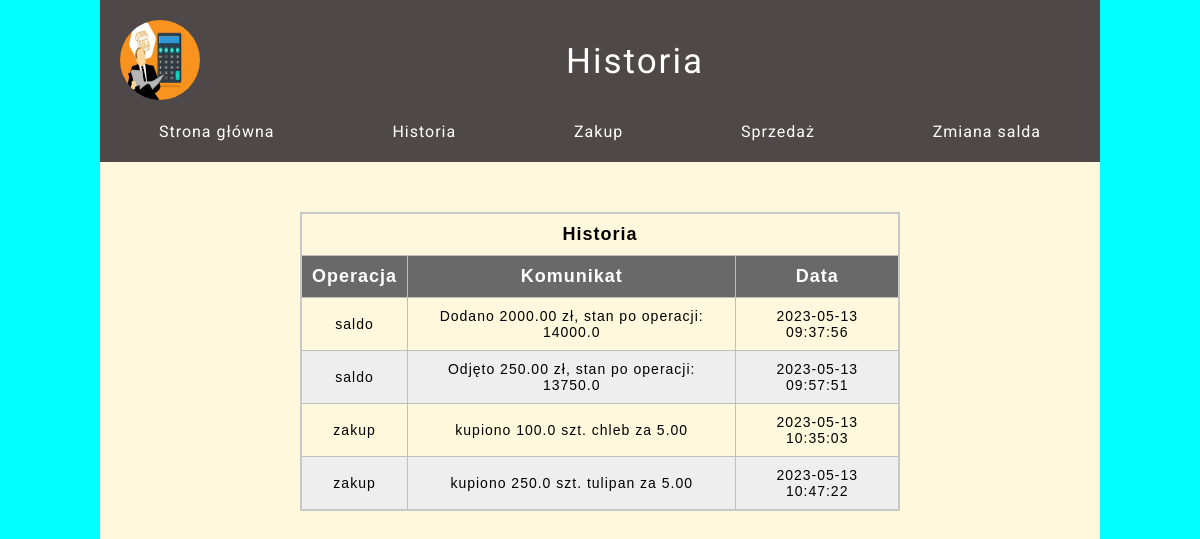
The app's page /historia, older data.
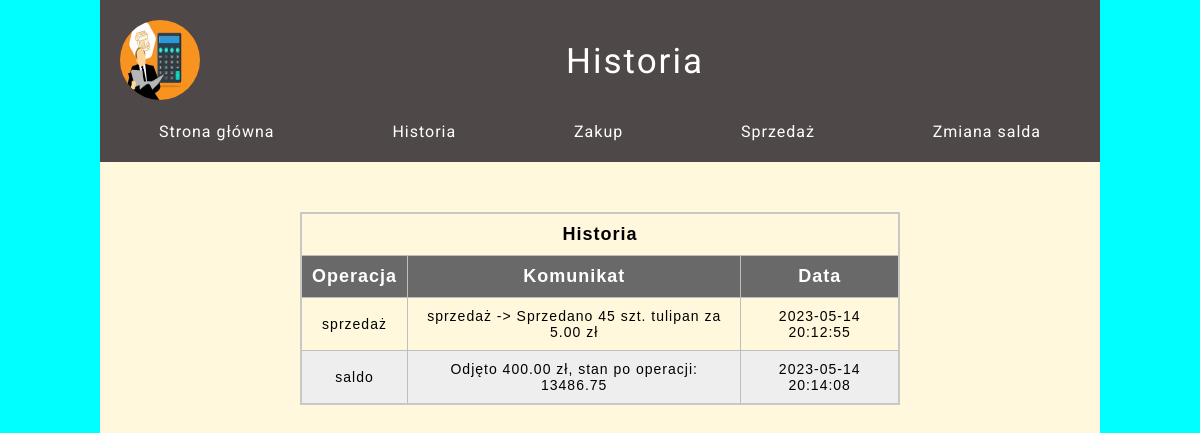
The same page, newer data.
### models.py (models this page shows)
class History(db.Model):
    id = db.Column(db.Integer, primary_key=True)
    operation = db.Column(db.String(50), nullable=False)
    message = db.Column(db.String(50), nullable=False)
    timestamp = db.Column(db.DateTime(), default=datetime.utcnow, nullable=False)

### app.py (the view)
@app.route("/historia")
@app.route("/historia/<int:od>/<int:do>")
def history(od=None, do=None):
    history = History.query.all()
    if od is None and do is None:
        return render_template("history.html", history=history)
    elif od > do or od < 0 or do < 0 or do > len(history):
        return render_template(
            "history.html",
            error=f"Nieprawidłowy zakres; dozwolone wartości: od 0 do"
            f" {len(history)}",
        )
    else:
        return render_template("history.html", history=history[od:do])

### templates/history.html (shortened to what this page needs)
{% extends 'base.html' %}
{% block heading %}
<h1 class="header__heading">Historia</h1>
{% endblock %}
{% block content %}
<section class="history">
  <article class="history__article">
    <table>
      <thead>
        <tr>
          <th colspan="3">Historia</th>
        </tr>
      </thead>
      <tr>
        <th scope="col">Operacja</th>
        <th scope="col">Komunikat</th>
        <th scope="col">Data</th>
      </tr>
      <tbody>
        {% for elem in history %}
        <tr>
          <td>{{ elem.operation }}</td>
          <td>{{ elem.message }}</td>
          <td>{{ elem.timestamp }}</td>
        </tr>
        {% endfor %}
      </tbody>
    </table>
  </article>
</section>
{% endblock %}

Row changes from the older to the newer data that the page shows:
removed History: operation "saldo", message "Dodano 2000.00 zł, stan po operacji: 14000.0", timestamp "2023-05-13 09:37:56"
removed History: operation "saldo", message "Odjęto 250.00 zł, stan po operacji: 13750.0", timestamp "2023-05-13 09:57:51"
removed History: operation "zakup", message "kupiono 100.0 szt. chleb za 5.00", timestamp "2023-05-13 10:35:03"
removed History: operation "zakup", message "kupiono 250.0 szt. tulipan za 5.00", timestamp "2023-05-13 10:47:22"
added History: operation "sprzedaż", message "sprzedaż -> Sprzedano 45 szt. tulipan za 5.00 zł", timestamp "2023-05-14 20:12:55"
added History: operation "saldo", message "Odjęto 400.00 zł, stan po operacji: 13486.75", timestamp "2023-05-14 20:14:08"
